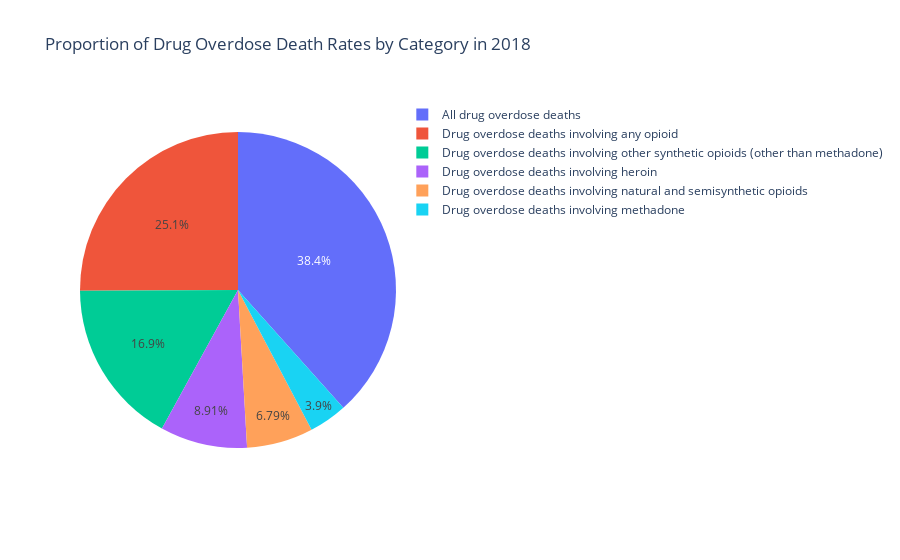

Here is the notebook cell this chart was saved with:
### Markdown cell above
## Proportion of Drug Overdose Death Rates by Category in 2018

### Code cell
# Filter data for the most recent year, 2018
data_2018 = data[data['year'] == 2018]

# Group data by panel and sum the estimates for 2018
panel_data_2018 = data_2018.groupby('panel')['estimate'].sum().reset_index()

# Creating a pie chart using Plotly
fig = px.pie(panel_data_2018, values='estimate', names='panel', title='Proportion of Drug Overdose Death Rates by Category in 2018')

# Show the figure
fig.show()

### Figure 1 — Plotly figure (JSON) as saved in the notebook; plotly's stock layout.template omitted (floating-point values rounded to 4 significant figures)
{"data": [{"domain": {"x": [0, 1], "y": [0, 1]}, "hovertemplate": "panel=%{label}<br>estimate=%{value}<extra></extra>", "labels": ["All drug overdose deaths", "Drug overdose deaths involving any opioid", "Drug overdose deaths involving heroin", "Drug overdose deaths involving methadone", "Drug overdose deaths involving natural and semisynthetic opioids", "Drug overdose deaths involving other synthetic opioids (other than methadone)"], "legendgroup": "", "name": "", "showlegend": true, "type": "pie", "values": [1253.0, 818.4, 290.7, 127.4, 221.7, 552.4]}], "layout": {"legend": {"tracegroupgap": 0}, "title": {"text": "Proportion of Drug Overdose Death Rates by Category in 2018"}}}
